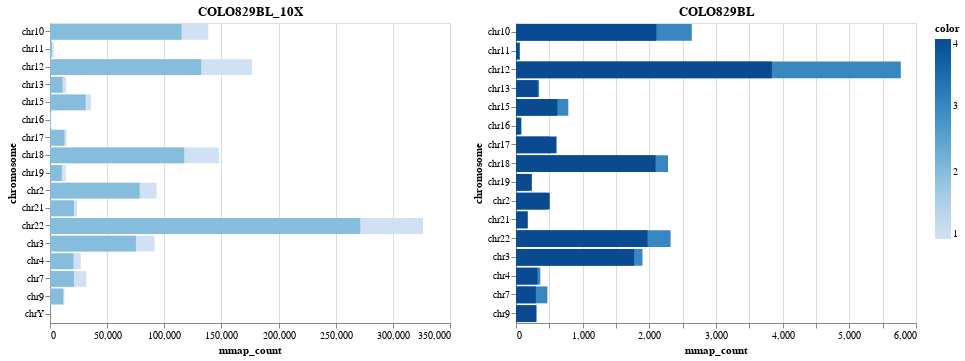

This figure's notebook cell:
### Code cell
charts = []

for ds in datasets_excluded_chroms:
    charts.append(alt.Chart(ds).mark_bar().encode(
        x = 'mmap_count',
        y = 'chromosome',
        color = 'color'
    ))

charts[0].title = "COLO829BL_10X"
charts[1].title = "COLO829T_10X"
charts[2].title = "COLO829BL"
charts[3].title = "COLO829T"

# Titles will not concatenate when Layering plots like I do here with 10x vs Truseq.
# This is, I think, because bugs in vega-lite merged in March not yet upstreamed: https://github.com/altair-viz/altair/issues/585 and https://github.com/vega/vega-lite/pull/3620
(charts[0] + charts[1]) | (charts[2] + charts[3])

### Figure 1 — Vega-Lite specification as saved in the notebook (floating-point values rounded to 4 significant figures)
{"$schema": "https://vega.github.io/schema/vega-lite/v2.4.1.json", "config": {"view": {"height": 300, "width": 400}}, "hconcat": [{"layer": [{"data": {"values": [{"chromosome": "chr22", "color": 1, "mmap_count": 326357}, {"chromosome": "chr12", "color": 1, "mmap_count": 176649}, {"chromosome": "chr18", "color": 1, "mmap_count": 147748}, {"chromosome": "chr10", "color": 1, "mmap_count": 138474}, {"chromosome": "chr2", "color": 1, "mmap_count": 93277}, {"chromosome": "chr3", "color": 1, "mmap_count": 91509}, {"chromosome": "chr15", "color": 1, "mmap_count": 35957}, {"chromosome": "chr7", "color": 1, "mmap_count": 31770}, {"chromosome": "chr4", "color": 1, "mmap_count": 26906}, {"chromosome": "chr21", "color": 1, "mmap_count": 23553}, {"chromosome": "chr17", "color": 1, "mmap_count": 14517}, {"chromosome": "chr13", "color": 1, "mmap_count": 14145}, {"chromosome": "chr19", "color": 1, "mmap_count": 13742}, {"chromosome": "chr9", "color": 1, "mmap_count": 12580}, {"chromosome": "chr11", "color": 1, "mmap_count": 3238}, {"chromosome": "chr16", "color": 1, "mmap_count": 971}, {"chromosome": "chrY", "color": 1, "mmap_count": 39}]}, "encoding": {"color": {"field": "color", "type": "quantitative"}, "x": {"field": "mmap_count", "type": "quantitative"}, "y": {"field": "chromosome", "type": "nominal"}}, "mark": "bar", "title": "COLO829BL_10X"}, {"data": {"values": [{"chromosome": "chr22", "color": 2, "mmap_count": 271457}, {"chromosome": "chr12", "color": 2, "mmap_count": 132315}, {"chromosome": "chr18", "color": 2, "mmap_count": 117417}, {"chromosome": "chr10", "color": 2, "mmap_count": 115119}, {"chromosome": "chr2", "color": 2, "mmap_count": 78380}, {"chromosome": "chr3", "color": 2, "mmap_count": 75153}, {"chromosome": "chr15", "color": 2, "mmap_count": 31222}, {"chromosome": "chr21", "color": 2, "mmap_count": 20902}, {"chromosome": "chr7", "color": 2, "mmap_count": 20880}, {"chromosome": "chr4", "color": 2, "mmap_count": 20481}, {"chromosome": "chr17", "color": 2, "mmap_count": 12658}, {"chromosome": "chr9", "color": 2, "mmap_count": 11617}, {"chromosome": "chr13", "color": 2, "mmap_count": 10959}, {"chromosome": "chr19", "color": 2, "mmap_count": 10298}, {"chromosome": "chr11", "color": 2, "mmap_count": 1674}, {"chromosome": "chr16", "color": 2, "mmap_count": 665}, {"chromosome": "chrY", "color": 2, "mmap_count": 43}]}, "encoding": {"color": {"field": "color", "type": "quantitative"}, "x": {"field": "mmap_count", "type": "quantitative"}, "y": {"field": "chromosome", "type": "nominal"}}, "mark": "bar", "title": "COLO829T_10X"}]}, {"layer": [{"data": {"values": [{"chromosome": "chr12", "color": 3, "mmap_count": 5772}, {"chromosome": "chr10", "color": 3, "mmap_count": 2637}, {"chromosome": "chr22", "color": 3, "mmap_count": 2319}, {"chromosome": "chr18", "color": 3, "mmap_count": 2280}, {"chromosome": "chr3", "color": 3, "mmap_count": 1897}, {"chromosome": "chr15", "color": 3, "mmap_count": 785}, {"chromosome": "chr17", "color": 3, "mmap_count": 504}, {"chromosome": "chr2", "color": 3, "mmap_count": 477}, {"chromosome": "chr7", "color": 3, "mmap_count": 471}, {"chromosome": "chr4", "color": 3, "mmap_count": 365}, {"chromosome": "chr13", "color": 3, "mmap_count": 347}, {"chromosome": "chr9", "color": 3, "mmap_count": 311}, {"chromosome": "chr19", "color": 3, "mmap_count": 186}, {"chromosome": "chr21", "color": 3, "mmap_count": 165}, {"chromosome": "chr11", "color": 3, "mmap_count": 58}, {"chromosome": "chr16", "color": 3, "mmap_count": 56}]}, "encoding": {"color": {"field": "color", "type": "quantitative"}, "x": {"field": "mmap_count", "type": "quantitative"}, "y": {"field": "chromosome", "type": "nominal"}}, "mark": "bar", "title": "COLO829BL"}, {"data": {"values": [{"chromosome": "chr12", "color": 4, "mmap_count": 3838}, {"chromosome": "chr10", "color": 4, "mmap_count": 2105}, {"chromosome": "chr18", "color": 4, "mmap_count": 2094}, {"chromosome": "chr22", "color": 4, "mmap_count": 1973}, {"chromosome": "chr3", "color": 4, "mmap_count": 1772}, {"chromosome": "chr15", "color": 4, "mmap_count": 621}, {"chromosome": "chr17", "color": 4, "mmap_count": 608}, {"chromosome": "chr2", "color": 4, "mmap_count": 506}, {"chromosome": "chr13", "color": 4, "mmap_count": 326}, {"chromosome": "chr4", "color": 4, "mmap_count": 323}, {"chromosome": "chr9", "color": 4, "mmap_count": 300}, {"chromosome": "chr7", "color": 4, "mmap_count": 297}, {"chromosome": "chr19", "color": 4, "mmap_count": 238}, {"chromosome": "chr21", "color": 4, "mmap_count": 177}, {"chromosome": "chr16", "color": 4, "mmap_count": 80}, {"chromosome": "chr11", "color": 4, "mmap_count": 52}]}, "encoding": {"color": {"field": "color", "type": "quantitative"}, "x": {"field": "mmap_count", "type": "quantitative"}, "y": {"field": "chromosome", "type": "nominal"}}, "mark": "bar", "title": "COLO829T"}]}]}
